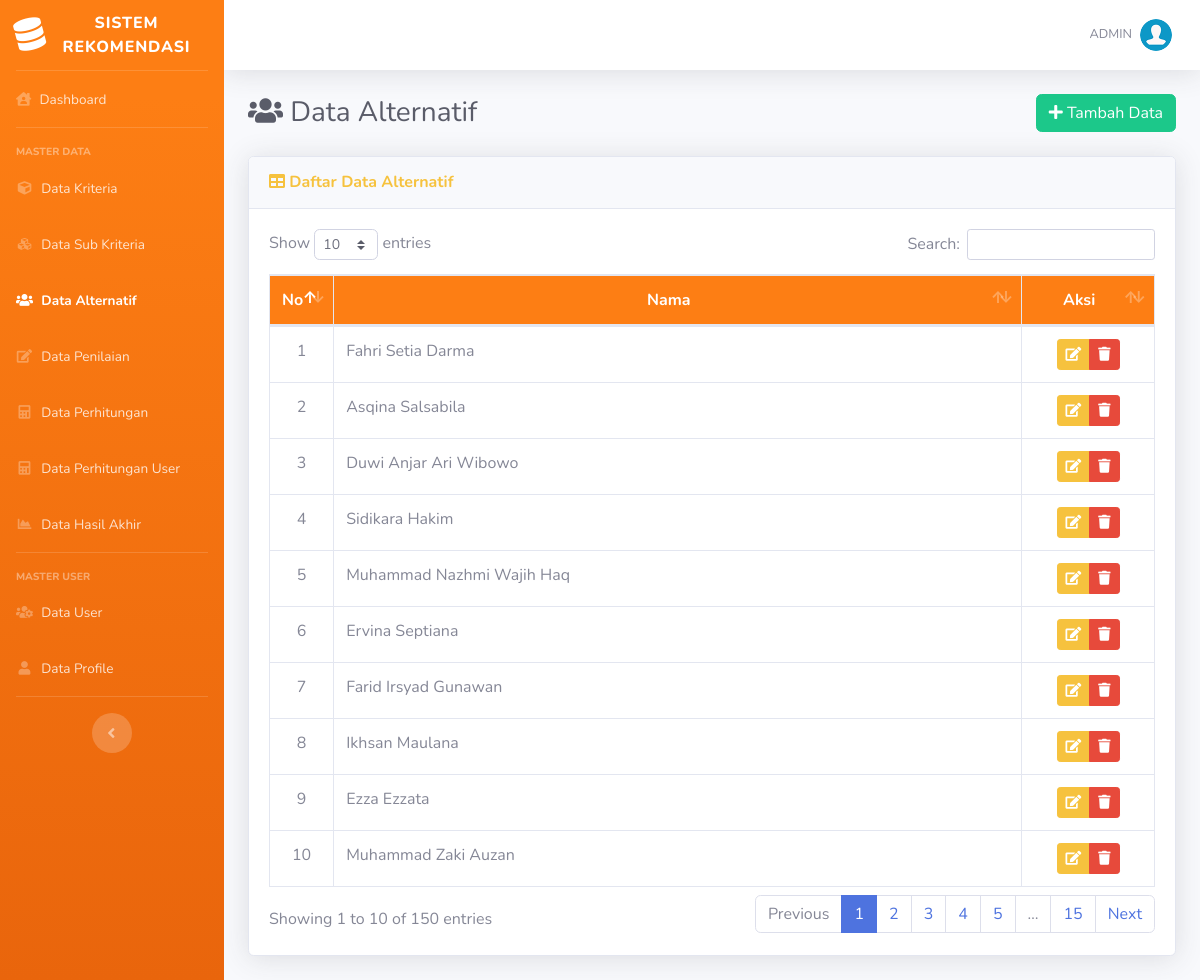
The page /list-alternatif.php (signed in) on the database its author committed.
### tables this page shows
CREATE TABLE `alternatif` (
  `id_alternatif` int(11) NOT NULL,
  `nama` varchar(100) NOT NULL,
  `id_user` int(11) NOT NULL
);

### list-alternatif.php (the view, shortened to what this page needs)
<?php require_once('includes/init.php'); ?>
<?php
require_once('template/header.php');
?>
<div class="d-sm-flex align-items-center justify-content-between mb-4">
    <h1 class="h3 mb-0 text-gray-800"><i class="fas fa-fw fa-users"></i> Data Alternatif</h1>
    <a href="tambah-alternatif.php" class="btn btn-success"> <i class="fa fa-plus"></i> Tambah Data </a>
</div>
<div class="card shadow mb-4">
    <div class="card-header py-3">
        <h6 class="m-0 font-weight-bold text-warning"><i class="fa fa-table"></i> Daftar Data Alternatif</h6>
    </div>
    <div class="card-body">
		<div class="table-responsive">
			<table class="table table-bordered" id="dataTable" width="100%" cellspacing="0">
				<thead class="bg-orange text-white">
					<tr align="center">
						<th width="5%">No</th>
						<th>Nama</th>
						<th width="15%">Aksi</th>
					</tr>
				</thead>
				<tbody>
				<?php
				$no=0;
				$query = mysqli_query($koneksi,"SELECT * FROM alternatif");
				while($data = mysqli_fetch_array($query)):
				$no++;
				?>
					<tr align="center">
						<td><?php echo $no; ?></td>
						<td align="left"><?php echo $data['nama']; ?></td>
						<td>
							<div class="btn-group" role="group">
								<a data-toggle="tooltip" data-placement="bottom" title="Edit Data" href="edit-alternatif.php?id=<?php echo $data['id_alternatif']; ?>" class="btn btn-warning btn-sm"><i class="fa fa-edit"></i></a>
								<a  data-toggle="tooltip" data-placement="bottom" title="Hapus Data" href="hapus-alternatif.php?id=<?php echo $data['id_alternatif']; ?>" onclick="return confirm ('Apakah anda yakin untuk meghapus data ini')" class="btn btn-danger btn-sm"><i class="fa fa-trash"></i></a>
							</div>
						</td>
					</tr>
				<?php endwhile; ?>
				</tbody>
			</table>
		</div>
	</div>
</div>
<?php
require_once('template/footer.php');
?>

### assets/css/style.css (style rules this page uses)
.bg-orange { background-color: #fd7e14 !important; }

### rows shown on the page
alternatif: nama "Fahri Setia Darma"
alternatif: nama "Asqina Salsabila"
alternatif: nama "Duwi Anjar Ari Wibowo"
alternatif: nama "Sidikara Hakim"
alternatif: nama "Muhammad Nazhmi Wajih Haq"
alternatif: nama "Ervina Septiana"
alternatif: nama "Farid Irsyad Gunawan"
alternatif: nama "Ikhsan Maulana"
alternatif: nama "Ezza Ezzata"
alternatif: nama "Muhammad Zaki Auzan"

### other values the page prints
$_SESSION['username'] "ADMIN"
